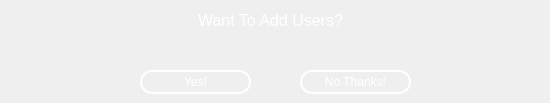
   <widget class="QWidget" name="page_21">
    <widget class="QLabel" name="label_45">
     <property name="geometry">
      <rect>
       <x>0</x>
       <y>10</y>
       <width>541</width>
       <height>21</height>
      </rect>
     </property>
     <property name="font">
      <font>
       <pointsize>12</pointsize>
      </font>
     </property>
     <property name="styleSheet">
      <string notr="true">color: rgb(255, 255, 255)</string>
     </property>
     <property name="text">
      <string>Want To Add Users?</string>
     </property>
     <property name="alignment">
      <set>Qt::AlignCenter</set>
     </property>
    </widget>
    <widget class="QPushButton" name="add_more_users">
     <property name="enabled">
      <bool>true</bool>
     </property>
     <property name="geometry">
      <rect>
       <x>140</x>
       <y>70</y>
       <width>111</width>
       <height>24</height>
      </rect>
     </property>
     <property name="cursor">
      <cursorShape>PointingHandCursor</cursorShape>
     </property>
     <property name="styleSheet">
      <string notr="true">QPushButton{
  border: 1.5px solid white;
  border-radius: 12px;
  padding: 5px;
  color: rgb(255, 255, 255)
}
QPushButton:hover{
  background-color: rgb(199, 199, 199);  
}
QPushButton:disabled{
  color: rgb(199, 199, 199);  
}</string>
     </property>
     <property name="text">
      <string>Yes!</string>
     </property>
    </widget>
    <widget class="QPushButton" name="not_add_more_users">
     <property name="enabled">
      <bool>true</bool>
     </property>
     <property name="geometry">
      <rect>
       <x>300</x>
       <y>70</y>
       <width>111</width>
       <height>24</height>
      </rect>
     </property>
     <property name="cursor">
      <cursorShape>PointingHandCursor</cursorShape>
     </property>
     <property name="styleSheet">
      <string notr="true">QPushButton{
  border: 1.5px solid white;
  border-radius: 12px;
  padding: 5px;
  color: rgb(255, 255, 255)
}
QPushButton:hover{
  background-color: rgb(199, 199, 199);  
}
QPushButton:disabled{
  color: rgb(199, 199, 199);  
}</string>
     </property>
     <property name="text">
      <string>No Thanks!</string>
     </property>
    </widget>
   </widget>
